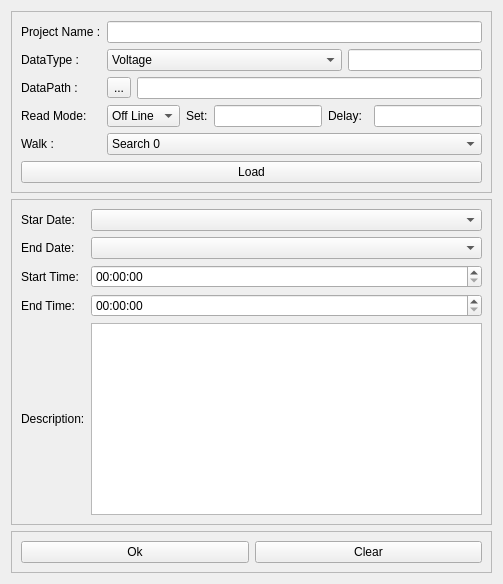
        <widget class="QWidget" name="tabProject">
         <attribute name="title">
          <string>Project</string>
         </attribute>
         <layout class="QGridLayout" name="gridLayout_15">
          <item row="0" column="0">
           <widget class="QFrame" name="frame">
            <property name="frameShape">
             <enum>QFrame::StyledPanel</enum>
            </property>
            <property name="frameShadow">
             <enum>QFrame::Raised</enum>
            </property>
            <layout class="QGridLayout" name="gridLayout_2">
             <item row="0" column="0">
              <widget class="QLabel" name="label">
               <property name="text">
                <string>Project Name :</string>
               </property>
              </widget>
             </item>
             <item row="0" column="1" colspan="8">
              <widget class="QLineEdit" name="proName"/>
             </item>
             <item row="1" column="0">
              <widget class="QLabel" name="label_11">
               <property name="text">
                <string>DataType :</string>
               </property>
              </widget>
             </item>
             <item row="1" column="1" colspan="5">
              <widget class="QComboBox" name="proComDataType">
               <item>
                <property name="text">
                 <string>Voltage</string>
                </property>
               </item>
               <item>
                <property name="text">
                 <string>Spectra</string>
                </property>
               </item>
               <item>
                <property name="text">
                 <string>Fits</string>
                </property>
               </item>
              </widget>
             </item>
             <item row="1" column="6" colspan="3">
              <widget class="QLineEdit" name="proDataType"/>
             </item>
             <item row="2" column="0">
              <widget class="QLabel" name="label_15">
               <property name="text">
                <string>DataPath :</string>
               </property>
              </widget>
             </item>
             <item row="2" column="1">
              <widget class="QToolButton" name="proToolPath">
               <property name="text">
                <string>...</string>
               </property>
              </widget>
             </item>
             <item row="2" column="2" colspan="7">
              <widget class="QLineEdit" name="proDataPath"/>
             </item>
             <item row="3" column="0">
              <widget class="QLabel" name="label_23">
               <property name="text">
                <string>Read Mode:</string>
               </property>
              </widget>
             </item>
             <item row="3" column="1" colspan="2">
              <widget class="QComboBox" name="proComReadMode">
               <item>
                <property name="text">
                 <string>Off Line</string>
                </property>
               </item>
               <item>
                <property name="text">
                 <string>On Line</string>
                </property>
               </item>
              </widget>
             </item>
             <item row="3" column="5" colspan="2">
              <widget class="QLabel" name="label_33">
               <property name="text">
                <string>Delay:</string>
               </property>
              </widget>
             </item>
             <item row="3" column="8">
              <widget class="QLineEdit" name="proDelay"/>
             </item>
             <item row="4" column="0">
              <widget class="QLabel" name="label_32">
               <property name="text">
                <string>Walk :</string>
               </property>
              </widget>
             </item>
             <item row="4" column="1" colspan="8">
              <widget class="QComboBox" name="proComWalk">
               <item>
                <property name="text">
                 <string>Search 0</string>
                </property>
               </item>
               <item>
                <property name="text">
                 <string>Search 1</string>
                </property>
               </item>
              </widget>
             </item>
             <item row="5" column="0" colspan="9">
              <widget class="QPushButton" name="proLoadButton">
               <property name="text">
                <string>Load</string>
               </property>
              </widget>
             </item>
             <item row="3" column="3">
              <widget class="QLabel" name="label_10">
               <property name="text">
                <string>Set:</string>
               </property>
              </widget>
             </item>
             <item row="3" column="4">
              <widget class="QLineEdit" name="proSet"/>
             </item>
            </layout>
           </widget>
          </item>
          <item row="1" column="0">
           <widget class="QFrame" name="frame_2">
            <property name="frameShape">
             <enum>QFrame::StyledPanel</enum>
            </property>
            <property name="frameShadow">
             <enum>QFrame::Raised</enum>
            </property>
            <layout class="QGridLayout" name="gridLayout_10">
             <item row="0" column="0">
              <widget class="QLabel" name="label_27">
               <property name="text">
                <string>Star Date:</string>
               </property>
              </widget>
             </item>
             <item row="0" column="1">
              <widget class="QComboBox" name="proComStartDate"/>
             </item>
             <item row="1" column="0">
              <widget class="QLabel" name="label_28">
               <property name="text">
                <string>End Date:</string>
               </property>
              </widget>
             </item>
             <item row="1" column="1">
              <widget class="QComboBox" name="proComEndDate"/>
             </item>
             <item row="2" column="0">
              <widget class="QLabel" name="label_2">
               <property name="text">
                <string>Start Time:</string>
               </property>
              </widget>
             </item>
             <item row="2" column="1">
              <widget class="QTimeEdit" name="proStartTime"/>
             </item>
             <item row="3" column="0">
              <widget class="QLabel" name="label_3">
               <property name="text">
                <string>End Time:</string>
               </property>
              </widget>
             </item>
             <item row="3" column="1">
              <widget class="QTimeEdit" name="proEndTime"/>
             </item>
             <item row="4" column="0">
              <widget class="QLabel" name="label_30">
               <property name="text">
                <string>Description:</string>
               </property>
              </widget>
             </item>
             <item row="4" column="1">
              <widget class="QTextEdit" name="proDescription"/>
             </item>
            </layout>
           </widget>
          </item>
          <item row="2" column="0">
           <widget class="QFrame" name="frame_3">
            <property name="frameShape">
             <enum>QFrame::StyledPanel</enum>
            </property>
            <property name="frameShadow">
             <enum>QFrame::Raised</enum>
            </property>
            <layout class="QGridLayout" name="gridLayout_14">
             <item row="0" column="0">
              <widget class="QPushButton" name="proOk">
               <property name="text">
                <string>Ok</string>
               </property>
              </widget>
             </item>
             <item row="0" column="1">
              <widget class="QPushButton" name="proClear">
               <property name="text">
                <string>Clear</string>
               </property>
              </widget>
             </item>
            </layout>
           </widget>
          </item>
         </layout>
        </widget>
